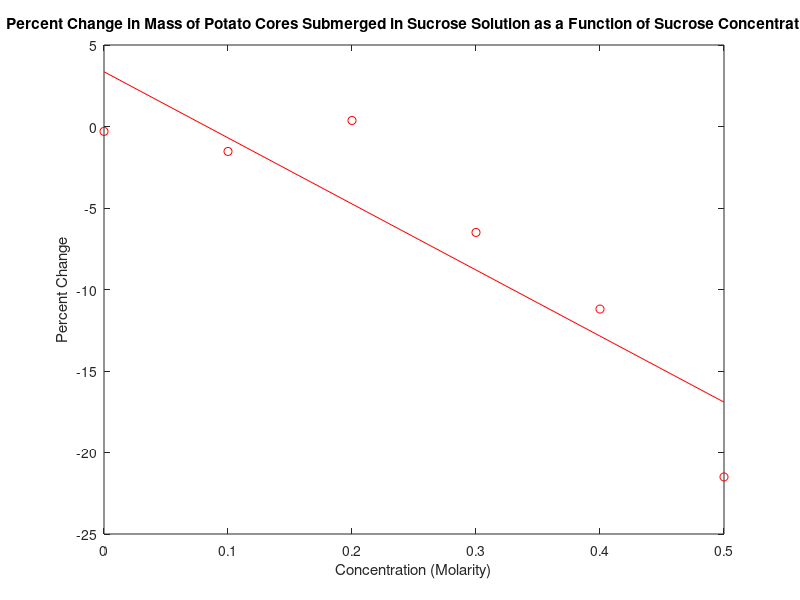

Recreate this plot in MATLAB. (Note: this script raises an error after producing the figure.)
figure(1); clf;molarity = [0.0, 0.1, 0.2, 0.3, 0.4, 0.5];change = [-0.30, -1.53, 0.37, -6.50, -11.20, -21.50];plot(molarity, change, 'or')hold on;lm = polyfit(molarity, change, 1);y = lm(1)*molarity + lm(2);line = plot(molarity, y, '-r')title('Percent Change in Mass of Potato Cores Submerged in Sucrose Solution as a Function of Sucrose Concentration')ylabel('Percent Change')xlabel('Concentration (Molarity)')r2 = (corr(change, lm(2) + lm(1)*molarity))^2legend(line, ['r^2 = ', num2str(r2)])